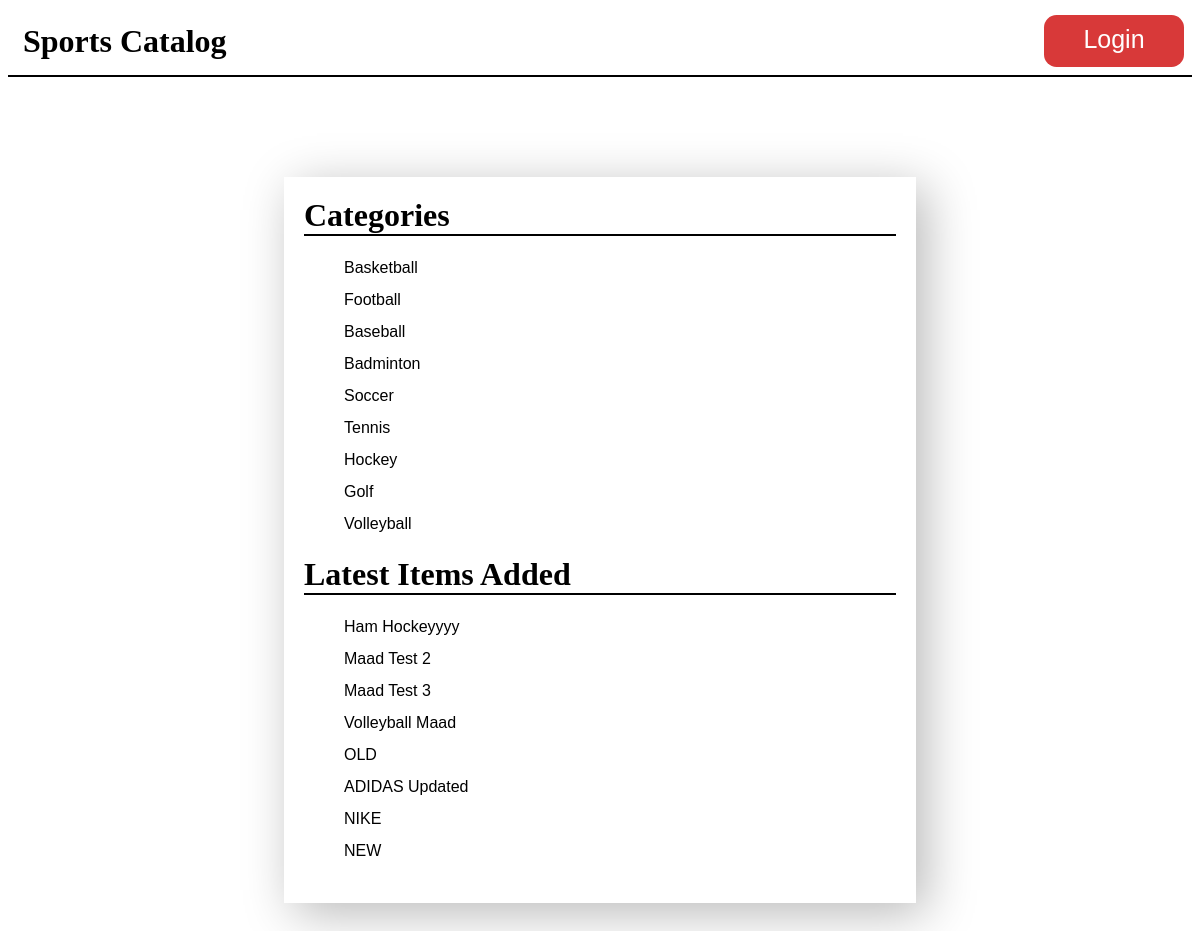
The page / on the database its author committed.
### database_setup.py (models this page shows, shortened)
class Category(Base):
    __tablename__ = 'category'
    id = Column(Integer, primary_key=True)
    name = Column(String(100))

class Item(Base):
    __tablename__ = 'item'
    id = Column(Integer, primary_key=True)
    name = Column(String(100), nullable=False)
    description = Column(String(500), nullable=False)
    created_at = Column(DateTime, nullable=False, default=datetime.datetime.utcnow())
    updated_at = Column(DateTime, nullable=False, default=datetime.datetime.utcnow(), onupdate=datetime.datetime.utcnow())
    category_id = Column(Integer, ForeignKey('category.id'))
    category = relationship(Category)
    user_id = Column(Integer, ForeignKey('user.id'))
    user = relationship(User)

### main.py (the view)
@app.route('/')
def showHomePage():
    logged_in = True
    if 'username' not in login_session:
        logged_in = False
    categories = session.query(Category).all()
    latestItems = session.query(Item).order_by(desc(Item.updated_at)).limit(8)
    return render_template('index.html', categories=categories, latestItems=latestItems, allowed=logged_in)

### templates/index.html (shortened to what this page needs)
<!DOCTYPE html>
<html>
  <head>
    <link href="/static/style.css" rel="stylesheet" />
  </head>
  <body>
    <header>
      <div id="container">
        <h1><a href="{{url_for('showHomePage')}}">Sports Catalog</a></h1>
        {% if not allowed %}
          <a href="{{url_for('showLogin')}}" id="login">Login</a>
        {% else %}
          <a href="{{url_for('gdisconnect')}}" id="logout">Logout</a>
        {% endif %}
      </div>
    </header>
    <div id="categories_content">
      <h1>Categories</h1>
      <ul>
        {% for category in categories %}
          <li>
            <a href="{{url_for('showItems', category_id=category.id)}}">{{category.name}}</a>
          </li>
        {% endfor %}
      </ul>
      <h1>Latest Items Added</h1>
      <ul>
        {% for item in latestItems %}
          <li>
            <a href="{{url_for('showItem', category_id=item.category_id, item_id=item.id)}}">{{item.name}}</a>
          </li>
        {% endfor %}
      </ul>
    </div>
  </body>
</html>

### static/style.css (style rules this page uses)
body { font-family: sans-serif; background-color: #fff; }
h1, h2, h3, h4 { color: #000; }
h1, h2 { font-family: 'Georgia', serif; margin: 0; }
h1 { border-bottom: 2px solid #000; }
header { padding: 15px; border-bottom: 2px solid #000; }
#login, #logout { width: 140px; height: 42px; background-color: #d83939; color: #fff; font-size: 25px; text-align: center; border-radius: 0.5em; right: 16px; top: 15px; position: absolute; padding-top: 10px; }
#container h1 { border-bottom: none; }
a { text-decoration: none; color:#FFFFCC; color: #000000; }
li { list-style: none; line-height: 2em; }
#item_content, #categories_content, #category_content, #form_content, #login_form { width: 50%; margin: 100px auto; background-color: #ffffff; padding: 20px; box-shadow: 10px 10px 47px 0px #b8b8b8; }

### rows shown on the page
Category: name "Basketball"
Category: name "Football"
Category: name "Baseball"
Category: name "Badminton"
Category: name "Soccer"
Category: name "Tennis"
Category: name "Hockey"
Category: name "Golf"
Category: name "Volleyball"
Item: name "Ham Hockeyyyy"
Item: name "Maad Test 2"
Item: name "Maad Test 3"
Item: name "Volleyball Maad"
Item: name "OLD"
Item: name "ADIDAS Updated"
Item: name "NIKE"
Item: name "NEW"
